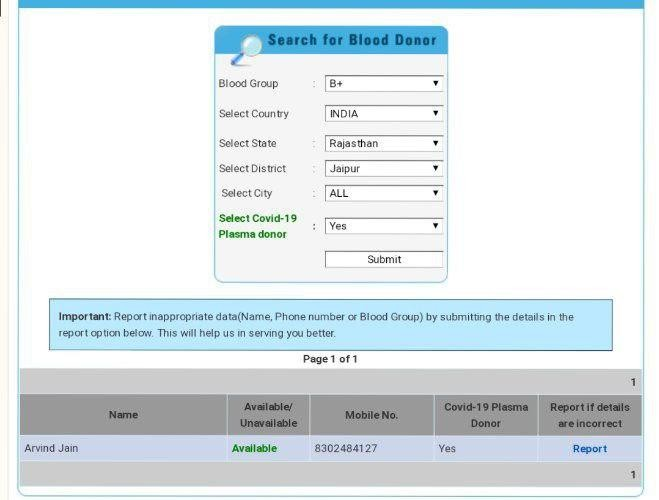
#> input picture test/photo_2021-05-01_14-51-49.jpg, 659 x 500 px
$ python image_to_text.py ../test/photo_2021-05-01_14-51-49.jpg
#> lines starting #> are read from the running program, lines starting #| are printed output that depends on the picture
from pytesseract import pytesseract
try:
    from .text_functions import get_info
    from .config import LOGGING_LEVEL, SHOW_IMAGE
except:
    from text_functions import get_info
    from config import LOGGING_LEVEL, SHOW_IMAGE
from pathlib import Path
import logging
import cv2
import numpy as np


logging.basicConfig(level=getattr(logging, LOGGING_LEVEL))


def resize_image(img, scale=0.65):
    width, height = img.shape

    if width > 4960 or height > 4960:
        scale = 0.25
        dsize = (height * scale, width * scale)
        dsize = [int(i) for i in dsize]
        return cv2.resize(img, dsize)

    elif width > 2480 or height > 2480:
        scale = 0.5
        dsize = (height * scale, width * scale)
        dsize = [int(i) for i in dsize]
        return cv2.resize(img, dsize)

    elif width > 1240 or height > 1240:
        dsize = (height * scale, width * scale)
        dsize = [int(i) for i in dsize]
        return cv2.resize(img, dsize)

    return img


def starred_adaptive_threshold(args):
    return cv2.adaptiveThreshold(*args)


def fallback(img, results, show_image):
    thresh_img_params = [
        (img, 255, cv2.ADAPTIVE_THRESH_MEAN_C, cv2.THRESH_BINARY, 201, 17),
    ]
    logging.info("Started Preprocessing and OCR on Additional Filtered Images")
    for i, result in enumerate(map(starred_adaptive_threshold, thresh_img_params)):
        text = ocr(result)
        results = get_info(text, results)
        if show_image:
            cv2.imshow(f"Threshold Image {i+1}", result)
            cv2.waitKey(0)
            cv2.destroyAllWindows()
    return results


def ocr(img):
    """This function takes in image file (numpy.ndarray) and applies and returns OCR using pytesseract

    Args:
        img (numpy.ndarray): Image file

    Returns:
        str: Text returned by pytesseract-ocr
    """
    result = pytesseract.image_to_string(img)
    # print(result)
    return result


def to_text(filename, show_image=False):
    """This function takes in filename of the image and optional parameter `show_image` for
    displaying the processed images and applies OCR on them and returns the combined result in the form
    of a dictionary.

    Args:
        filename (string): path of image file
        show_image (bool, optional): Display Processed Images which will be OCR'ed. Defaults to False.

    Returns:
        dict: OCR'ed Result in the form of a dictionary
    """
#> called with filename = '../test/photo_2021-05-01_14-51-49.jpg', show_image = False
    if not Path(filename).exists():
        logging.error(f"ERROR! {filename} does not exist!")
        exit(1)

    logging.info(f"Processing Image: {filename}")

    # for storing the result
    results = {}

    # read the image file and convert it to grayscale
    img = cv2.imread(filename, cv2.IMREAD_GRAYSCALE)
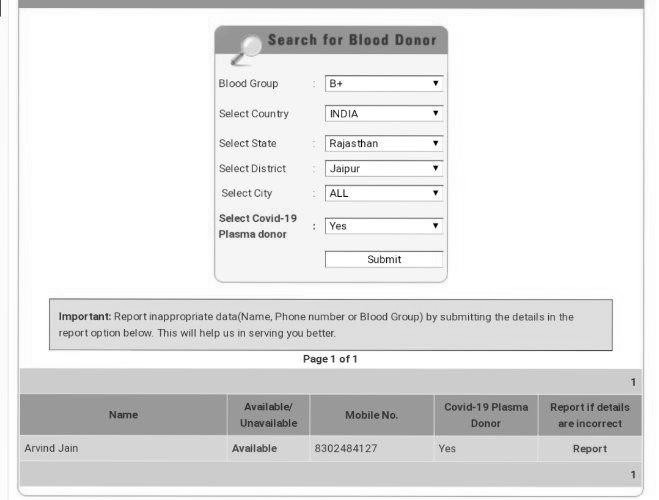
#> img: shape (500, 659); min 0, max 255, mean 227.3

    logging.debug("Converted the Image to Grayscale")

    # sharpen it a bit
    # logging.debug("Adding Bilarteral Filter on the image")
    img = cv2.bilateralFilter(img, 3, 90, 90)
    img = resize_image(img)
    copy = img.copy()
    clahe = cv2.createCLAHE(clipLimit=2)
    value = 10
    img = clahe.apply(img)
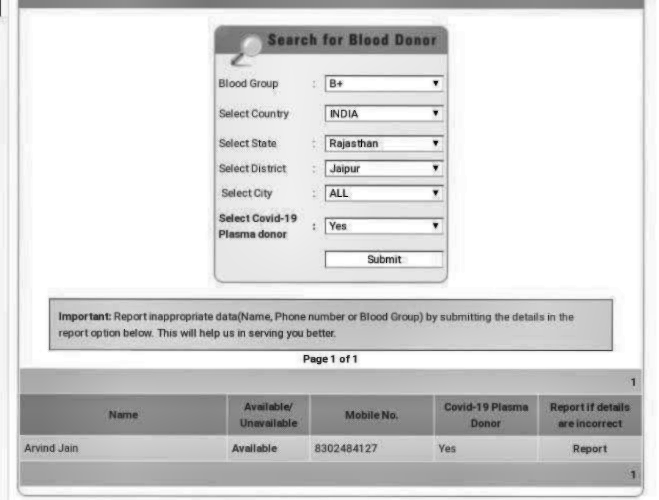
#> img: shape (500, 659); min 4, max 255, mean 215.4
    img = np.where((255 - img) < value, 255, img-value)

    # display the processed image if show_image is True
    if show_image:
        cv2.imshow("Processed Image", img)
        cv2.waitKey(0)
        cv2.destroyAllWindows()

    logging.debug("Applying OCR on Processed image")

    results = get_info(ocr(img))

    if not results.get("Phone-Numbers"):
        logging.warning(
            "Phone-Numbers not detected with originally filtered Image")
        logging.warning("Creating more filtered images for OCR")
        results |= fallback(copy, results, show_image)

    logging.info(f"OCR Matched {len(results)!a} attributes from {filename}")
    logging.info(f"Results :{results}")
    return results


if __name__ == '__main__':
    from sys import argv
    from random import choice

    if len(argv) > 1:
        filenames = argv[1:]
        for filename in filenames:
            logging.info(to_text(filename, show_image=SHOW_IMAGE))
#> (the call stopped at in ocr, `result = pytesseract.image_to_string(img)`: pytesseract is not available in this run)
    else:
        logging.error(
            "Invalid Number of Arguments! Please Specify Image Path!")
        exit(1)
